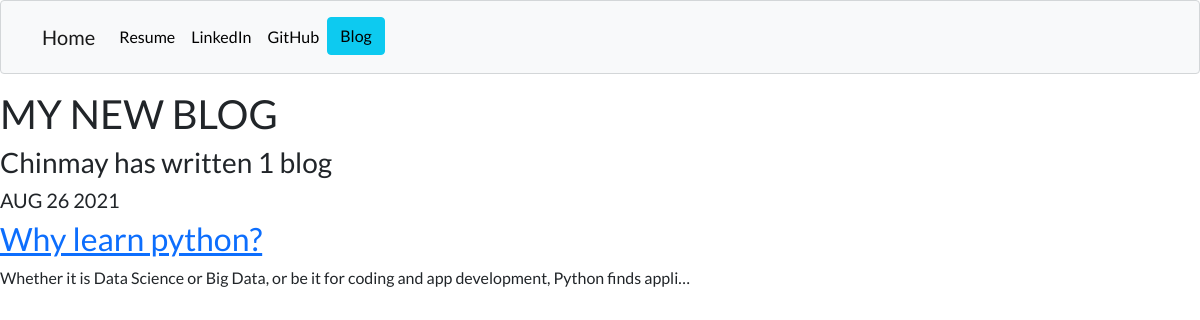
/blog/, run on an earlier commit of the app's database.
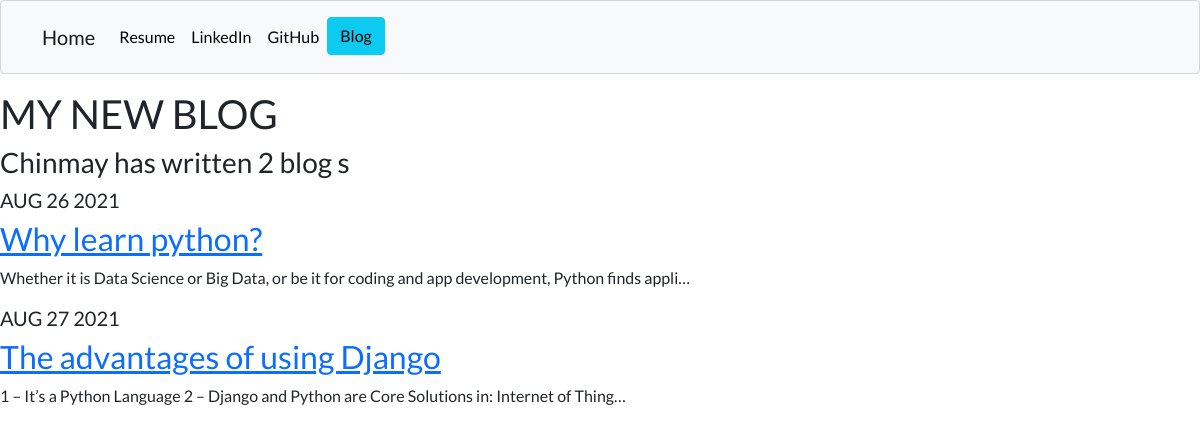
And on a later commit of the database.
### blog/models.py (models this page shows, shortened)
class Blog(models.Model):
    title = models.CharField(max_length=100)
    desc=models.TextField()
    date=models.DateField()

### blog/views.py (the view)
# urls.py: path('', views.all_blogs, name="all_blogs"),
def all_blogs(request):
    blogs=Blog.objects.all()
    return render(request,'blog/all_blogs.html',{'blogs':blogs})

### blog/templates/blog/all_blogs.html
{% extends 'portfolio/base.html'%}
{% load static %}
{% block content %}
<h1>MY NEW BLOG</h1>
<h3>Chinmay has written {{ blogs.count }} blog {{ blogs.count|pluralize }}</h3>
{% for blog in blogs %}
<h5>{{ blog.date|date:'M d Y'|upper }}</h5>
<a href="{% url 'blog:details' blog.id %}"><h2>{{ blog.title }}</h2></a>
<p>{{ blog.desc|truncatechars:100 }}</p>
{% endfor %}
{% endblock %}

### portfolio/templates/portfolio/base.html (shortened to what this page needs)
{% load static %}
<!doctype html>
<html lang="en">
  <head>
    <link href="https://cdn.jsdelivr.net/npm/bootstrap@5.1.0/dist/css/bootstrap.min.css" rel="stylesheet">
    <link rel="stylesheet" href="{% static "portfolio/custom.css" %}">
  </head>
  <body>
    <nav class="navbar navbar-expand-lg navbar-light bg-light alert alert-secondary" role="alert">
        <div class="container">
          <a class="navbar-brand" href="{% url 'home' %}">Home</a>
          <div class="collapse navbar-collapse" id="navbarSupportedContent">
            <ul class="navbar-nav me-auto mb-2 mb-lg-0">
              <li class="nav-item">
                <a class="nav-link" href="{% static 'portfolio/Resume.pdf' %}">Resume</a>
              </li>
              <li class="nav-item">
                <a class="nav-link" href="https://www.linkedin.com/in/chinmayck/">LinkedIn</a>
              </li>
              <li class="nav-item">
                <a class="nav-link" href="https://github.com/chinmayck-github">GitHub</a>
              </li>
              <li>
                <a role="button" href="{% url 'blog:all_blogs' %}" class="btn btn-info">Blog</a>
              </li>
            </ul>
          </div>
        </div>
      </nav>
    {% block content %}{% endblock %}
  </body>
</html>

### portfolio/static/portfolio/custom.css (style rules this page uses)
.navbar-nav .nav-link { color: rgba(0,0,0,1) !important; }
body { font-family: 'Lato', sans-serif; }

What changed in the data, as far as the page shows it:
added Blog: date "AUG 27 2021", title "The advantages of using Django", desc "1 – It’s a Python Language 2 – Django and Python are Core Solutions in: Internet of Thing…"
Also different on the page:
{{ blogs.count }}: "1" → "2"
